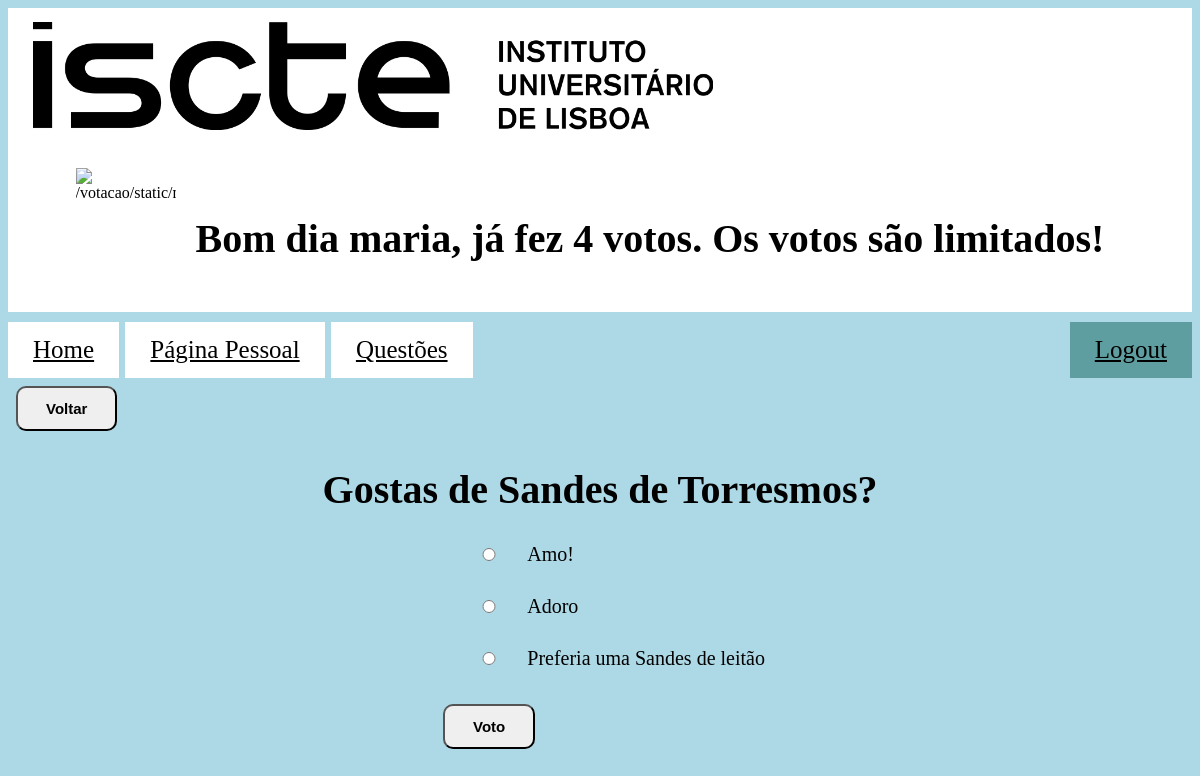
Screenshot of /votacao/4 (signed in) with the database file from the repository.
### votacao/models.py (models this page shows, shortened)
class Questao(models.Model):
    questao_texto = models.CharField(max_length=200)
    pub_data = models.DateTimeField('data de publicacao')

class Opcao(models.Model):
    questao = models.ForeignKey(Questao, on_delete=models.CASCADE)
    opcao_texto = models.CharField(max_length=200)
    votos = models.IntegerField(default=0)

### votacao/views.py (the view)
# urls.py: path('<int:questao_id>', views.detalhe, name='detalhe'),
@login_required(login_url='/votacao/')
def detalhe(request, questao_id):
    questao = get_object_or_404(Questao, pk=questao_id)
    aluno = Aluno.objects.get(user_id=request.user.id)
    resultado = aluno.grupo + 10 - aluno.votos
    context = {
        'aluno': aluno,
        "resultado": resultado,
        "questao": questao}
    return render(request, 'votacao/detalhe.html', context)

### votacao/templates/votacao/detalhe.html (shortened to what this page needs)
{% extends "votacao/index.html" %}
{% block navegacao %}
<a href="{% url 'votacao:index' %}">Home</a>
{% endblock %}
{% block conteudo %}
<h1>{{ questao.questao_texto }}</h1>
<form action="{% url 'votacao:voto' questao.id %}" method="post">
    {% for opcao in questao.opcao_set.all %}
        <p style="text-align: left">
             <input type="radio" name="opcao" id="opcao{{ forloop.counter }}" value="{{ opcao.id }}" />
            <label for="opcao{{ forloop.counter }}">{{ opcao.opcao_texto }}</label>
        </p>
        <br>
    {% endfor %}
    {% if not user.is_superuser %}
        <input type="submit" value="Voto" />
    {% endif %}
</form>
{% endblock %}

### votacao/templates/votacao/index.html (shortened to what this page needs)
<!DOCTYPE html>
<html lang="en">
<head>
    {% load static %}
    <link rel="stylesheet" type="text/css" href="{% static 'votacao/css/styles.css' %}">
</head>
<header>
    <a href="https://www.iscte-iul.pt/">{% load static %}
        <img class="logo" src="{% static 'votacao/images/iscte.gif' %}" alt="image not found"
             title="https://www.iscte-iul.pt/">
    </a>
    <div class="container">
        {% if user.is_authenticated %}
        <h1>Bom dia
            <span id="username" onclick="showProfilePic()">{{request.user.username}}</span>,
            {% if not request.user.is_superuser %}
            {% if resultado == 1 %}
            já fez {{resultado}} voto. Os votos são limitados!
            {% elif resultado == 0 %}
            ainda não fez nenhum voto. Os votos são limitados!
            {% else %}
            já fez {{resultado}} votos. Os votos são limitados!
            {% endif %}
            {% endif %}
        </h1>
        {% if not request.user.is_superuser %}
        {% with aluno.avatar|truncatewords:7 as data %}
        {% if data == "default" or request.path == "/votacao/" or request.path == "/votacao/registo/"%}
        {% load static %} <img src="{% static 'votacao/images/default_avatar.jpg' %}">
        {% else %}
        <img id="aluno.avatar" src="{{aluno.avatar}}" alt="{{aluno.avatar}}" height="100" width="100"
             style="visibility: visible;" ondblclick="hiddeProfilePic()">
        {% endif %}
        {% endwith %}
        {% endif %}
    </div>
    {% else %}
    <div>
        <h1>
            O utilizador não está logado
        </h1>
    </div>
    {% endif %}
</header>
<body>
<nav>
    <div>
        {% block navegacao %}
        {% endblock %}
        {% if request.path != "/votacao/" and request.path != "/votacao/registo/" %}
        <a href="{% url 'votacao:paginapessoal' %}"> Página Pessoal</a>
        <a href="{% url 'votacao:index' %}">Questões</a>
        <a style="float:right; background-color:cadetblue" href="{% url 'votacao:logout' %}"> Logout</a>
        {% endif %}
        {% if request.path != "/votacao/main/" and request.path != "/votacao/" %}
        <p>
            <input type=button value="Voltar" onClick="javascript:history.go(-1);">
        </p>
        {% endif %}
    </div>
</nav>
{% block conteudo %}{% endblock %}
</body>
</html>

### votacao/static/votacao/css/styles.css (style rules this page uses)
.logo { width: 60%; display: block; aspect-ratio: initial; align: center; margin-left: initial; }
header { background-color: white; display: block; }
body { background-color:lightblue; text-align:center; }
nav { font-size: 25px; text-align: left; background: lightblue; margin-top: 10px; }
h1 { font-size: 40px; }
label { display: table-cell; text-align: left; }
p { display: table-row }
form { font-size:20px; display: table; margin: auto; alignment: center; }
input, button, select { border-radius:10px; aligment:left; width: 100%; padding: 12px 20px; margin: 8px; box-sizing: border-box; font-weight: bold; font-size: 15px; display: inline-block; }
a:link, a:visited { background-color: white; color: black; padding: 14px 25px; text-align: center; display: inline-block; }
.container { margin-top: 20px; display: inline-block; }
.container h1 { padding: 20px 20px 20px 20px; float: right; }
.container img { float: left; }

### rows the page displays
Questao: questao_texto "Gostas de Sandes de Torresmos?"
Opcao: opcao_texto "Amo!"
Opcao: opcao_texto "Adoro"
Opcao: opcao_texto "Preferia uma Sandes de leitão"

### other values shown
{{ request.user.username }} "maria"
{{ resultado }} "4"
